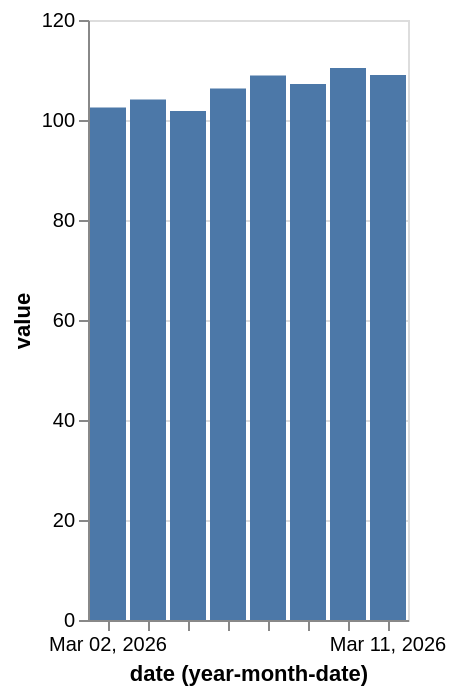

Specify this chart in Vega-Lite:
### Vega-Lite specification from a JSON file in a GitHub repository (floating-point values rounded to 4 significant figures)
{"$schema": "https://vega.github.io/schema/vega-lite/v6.json", "data": {"values": [{"date": "2026-03-02", "value": 102.5}, {"date": "2026-03-03", "value": 104.1}, {"date": "2026-03-04", "value": 101.8}, {"date": "2026-03-05", "value": 106.3}, {"date": "2026-03-06", "value": 108.9}, {"date": "2026-03-09", "value": 107.2}, {"date": "2026-03-10", "value": 110.4}, {"date": "2026-03-11", "value": 109.0}]}, "description": "Totals per weekday-free date unit (yearmonthdate) via encoding timeUnit.", "encoding": {"x": {"field": "date", "timeUnit": "yearmonthdate", "type": "ordinal"}, "y": {"field": "value", "type": "quantitative"}}, "mark": "bar", "usermeta": {"easel": {"standin_ratio": 0.0158, "threshold": 0.04}}}
